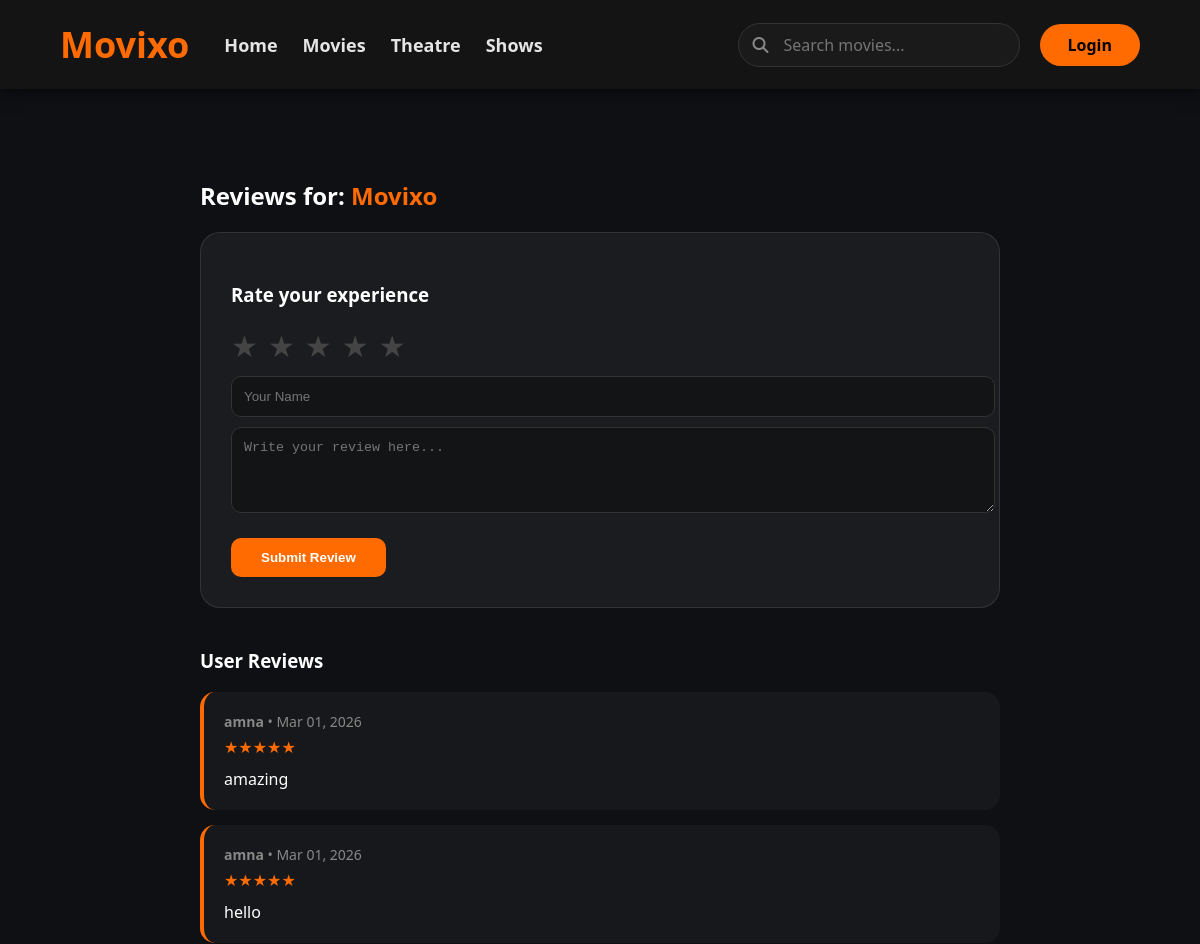
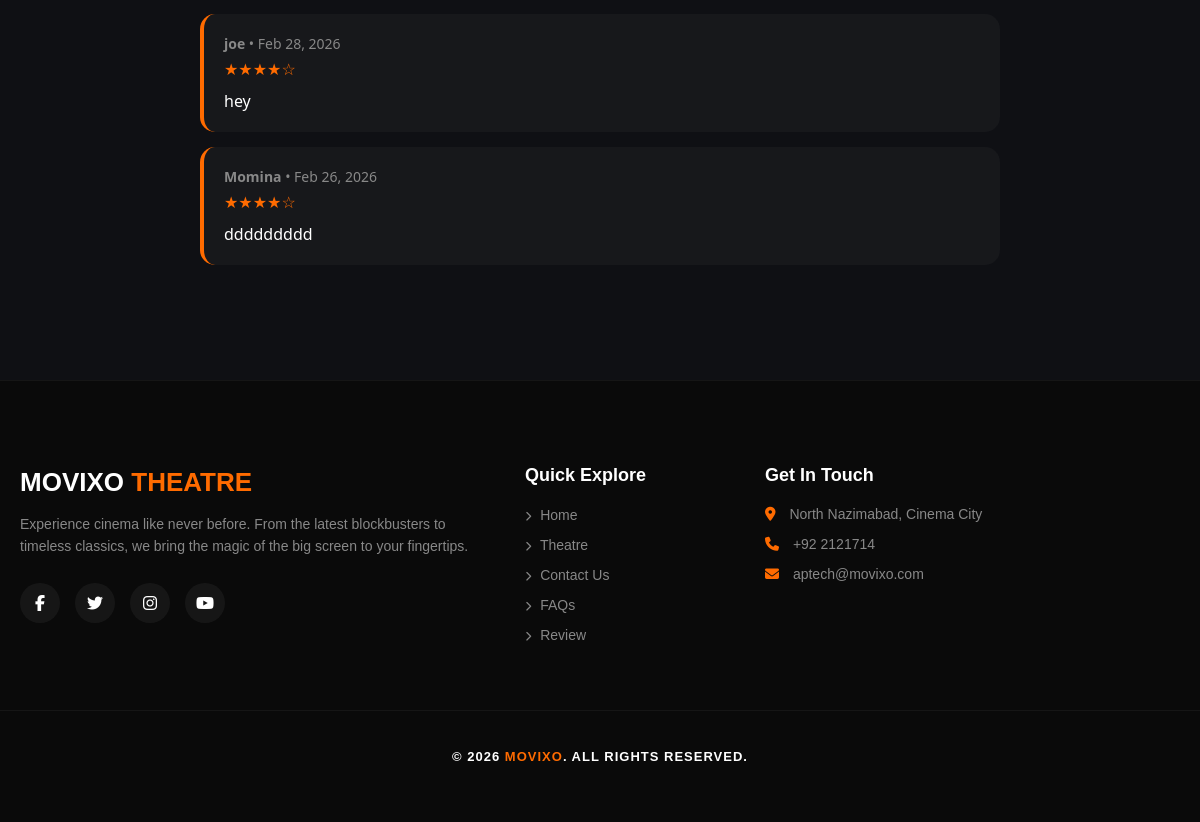
Page /User/review.php on the committed database (2 pictures, top to bottom).
### tables this page shows
CREATE TABLE `reviews` (
  `id` int(11) NOT NULL,
  `movie_id` int(11) NOT NULL,
  `user_name` varchar(100) NOT NULL,
  `rating` int(11) NOT NULL,
  `comment` text DEFAULT NULL,
  `created_at` timestamp NOT NULL DEFAULT current_timestamp()
);

### User/review.php (the view, shortened to what this page needs)
<?php
include('header.php');
$movie_id = $_GET['id'] ?? 1;
$movie_query = "SELECT title FROM movies WHERE movie_id = '$movie_id'";
$movie_data = mysqli_query($conn, $movie_query);
$movie = mysqli_fetch_assoc($movie_data);
?>
<div class="review-container">
    <h2>Reviews for: <span style="color:var(--accent)"><?= $movie['title'] ?? 'Movixo' ?></span></h2>
    <div class="review-form">
        <h3>Rate your experience</h3>
        <form method="POST">
            <div class="rating-stars">
                <input type="radio" name="rating" value="5" id="5"><label for="5">★</label>
                <input type="radio" name="rating" value="4" id="4"><label for="4">★</label>
                <input type="radio" name="rating" value="3" id="3"><label for="3">★</label>
                <input type="radio" name="rating" value="2" id="2"><label for="2">★</label>
                <input type="radio" name="rating" value="1" id="1" required><label for="1">★</label>
            </div>
            <input type="text" name="user_name" placeholder="Your Name" class="input-field" required>
            <textarea name="comment" rows="4" placeholder="Write your review here..." class="input-field" required></textarea>
            <button type="submit" name="submit_review" class="btn-submit">Submit Review</button>
        </form>
    </div>
    <div class="reviews-list">
        <h3>User Reviews</h3>
        <?php
        $fetch_reviews = mysqli_query($conn, "SELECT * FROM reviews WHERE movie_id = '$movie_id' ORDER BY created_at DESC");
        if(mysqli_num_rows($fetch_reviews) > 0) {
            while($rev = mysqli_fetch_assoc($fetch_reviews)) {
                echo "<div class='review-card'>
                        <div class='user-meta'><strong>{$rev['user_name']}</strong> • " . date('M d, Y', strtotime($rev['created_at'])) . "</div>
                        <div class='star-display'>" . str_repeat('★', $rev['rating']) . str_repeat('☆', 5-$rev['rating']) . "</div>
                        <p style='margin:10px 0 0 0'>{$rev['comment']}</p>
                      </div>";
            }
        } else {
            echo "<p style='color:#666'>No reviews yet. Be the first to rate!</p>";
        }
        ?>
    </div>
</div>
<?php include('footer.php'); ?>

### User/header.php (style rules this page uses)
body { margin: 0; padding: 0; background-color: #000; color: white; font-family: 'Segoe UI', sans-serif; }

### User/review.php (style rules this page uses)
:root { --accent: #ff6b00; }
body { background: #0f1014; color: white; font-family: 'Segoe UI', sans-serif; }
.review-container { max-width: 800px; margin: 50px auto; padding: 20px; }
.rating-stars { display: flex; flex-direction: row-reverse; justify-content: flex-end; gap: 10px; }
.rating-stars label { font-size: 30px; color: #444; cursor: pointer; transition: 0.3s; }
.review-form { background: rgba(255,255,255,0.05); padding: 30px; border-radius: 20px; border: 1px solid rgba(255,255,255,0.1); margin-bottom: 40px; }
.input-field { width: 100%; background: rgba(0,0,0,0.3); border: 1px solid #333; padding: 12px; border-radius: 10px; color: white; margin-top: 10px; }
.btn-submit { background: var(--accent); color: white; border: none; padding: 12px 30px; border-radius: 10px; font-weight: bold; cursor: pointer; margin-top: 20px; }
.review-card { background: rgba(255,255,255,0.03); padding: 20px; border-radius: 15px; margin-bottom: 15px; border-left: 4px solid var(--accent); }
.user-meta { font-size: 14px; color: #888; }
.star-display { color: var(--accent); margin: 5px 0; }

### User/footer.php (style rules this page uses)
:root { --accent: #ff6b00; --footer-bg: #0a0a0a; }

### rows in the picture
reviews: user_name "amna", created_at "Mar 01, 2026", rating "★★★★★", comment "amazing"
reviews: user_name "amna", created_at "Mar 01, 2026", rating "★★★★★", comment "hello"
reviews: user_name "joe", created_at "Feb 28, 2026", rating "★★★★", rating "☆", comment "hey"
reviews: user_name "Momina", created_at "Feb 26, 2026", rating "★★★★", rating "☆", comment "ddddddddd"

### other values in the picture
$movie['title'] "Movixo"
